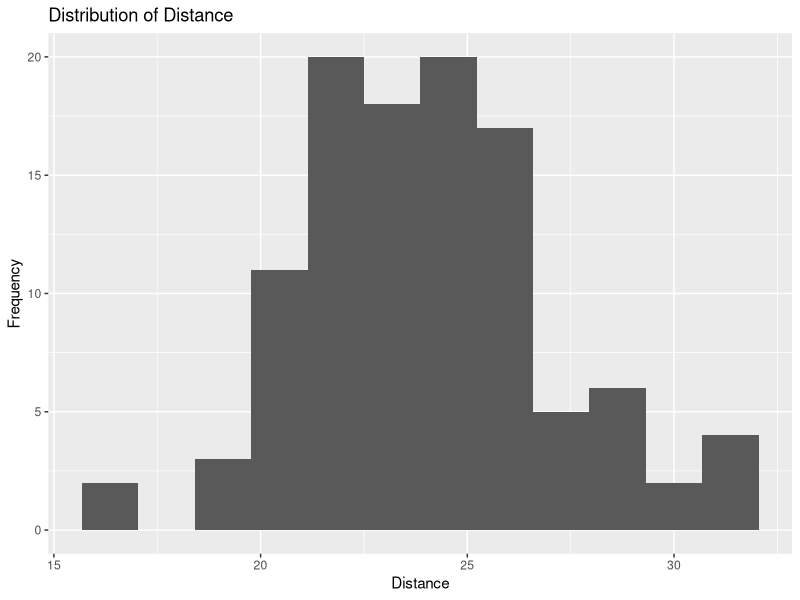
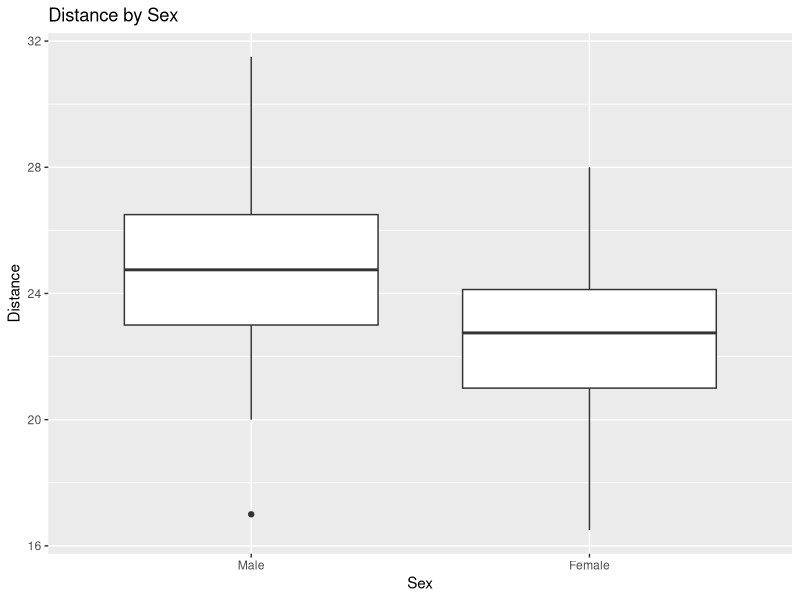
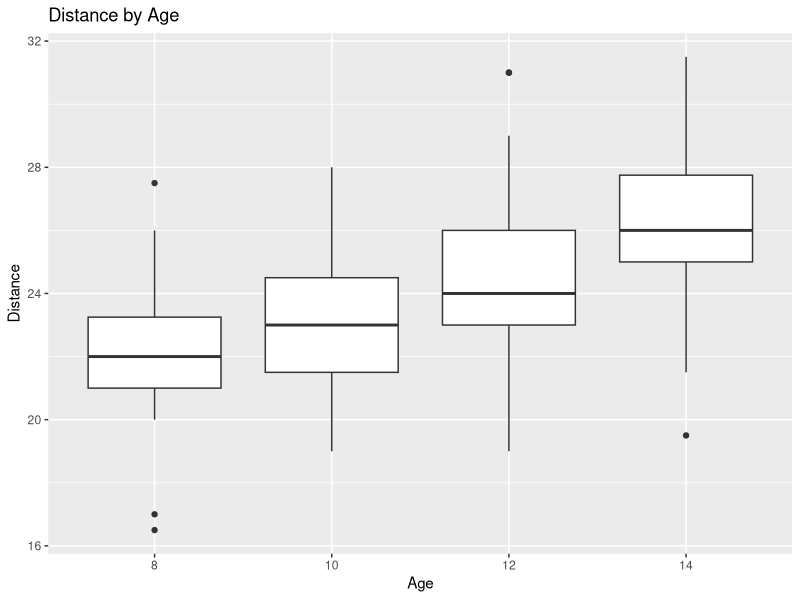
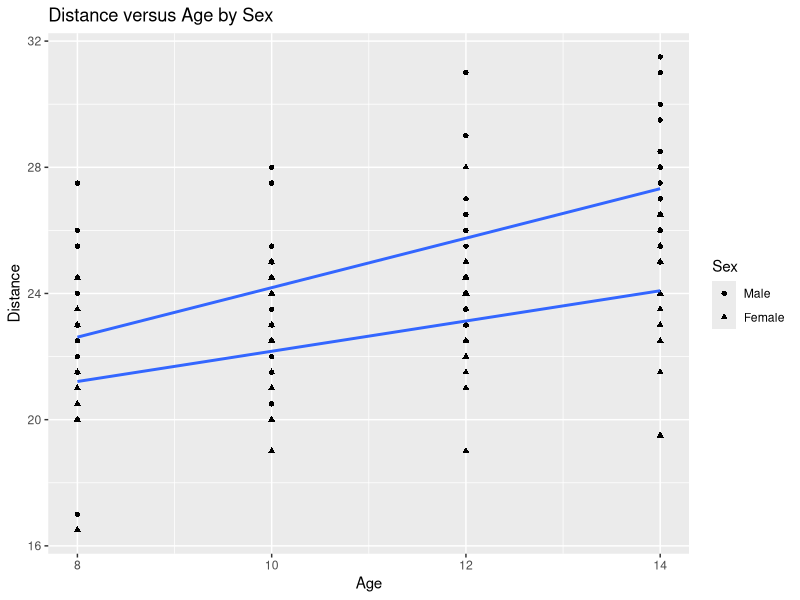
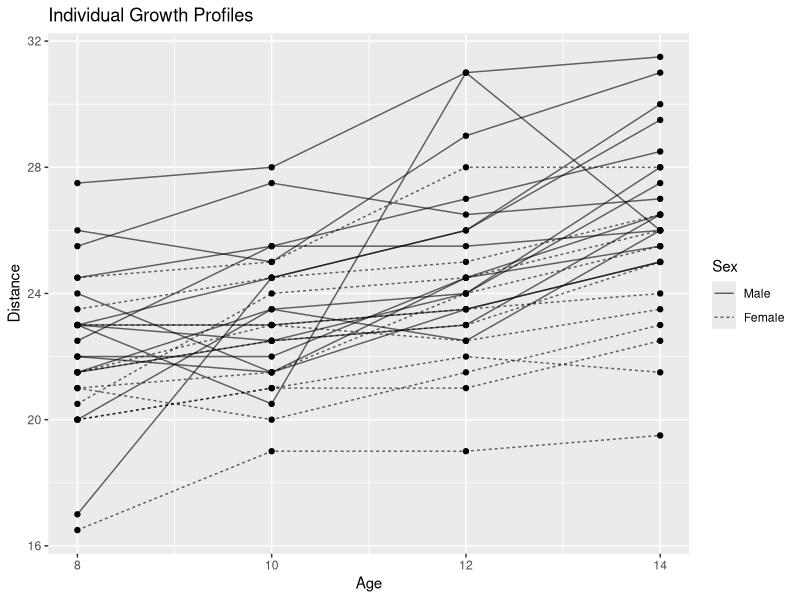
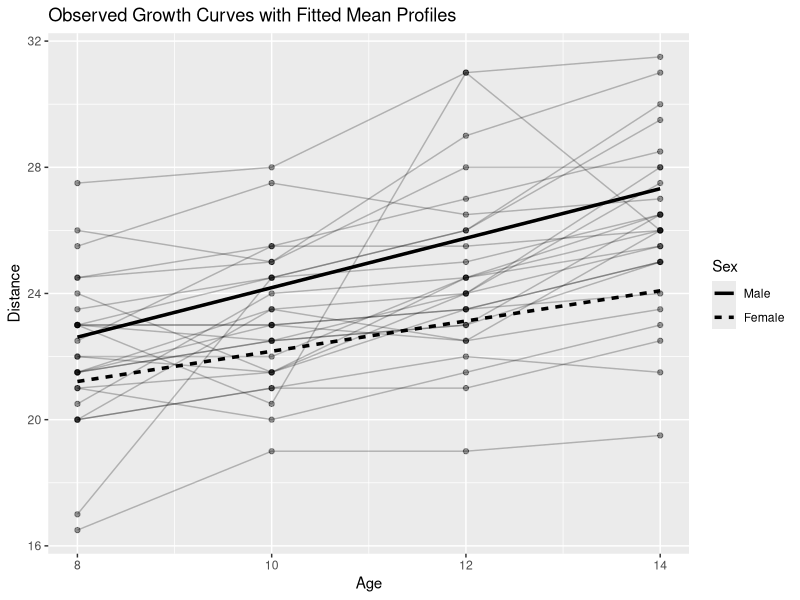
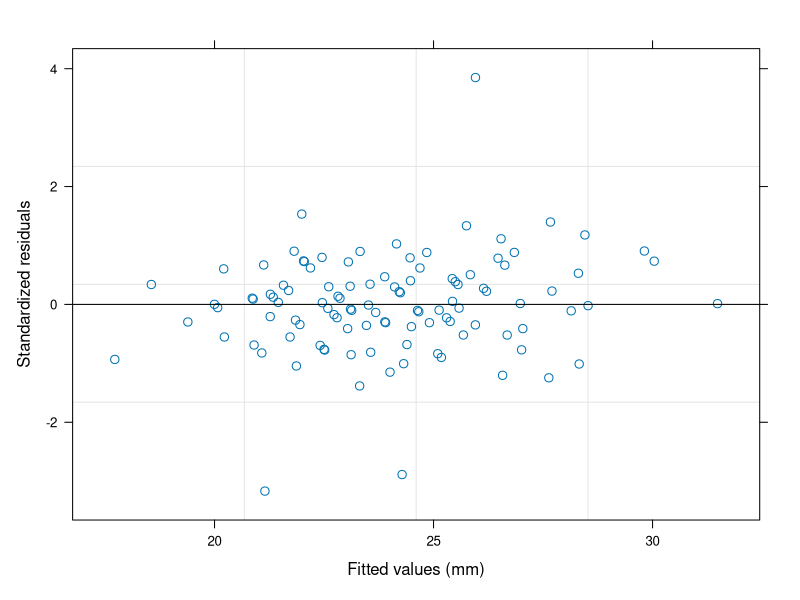
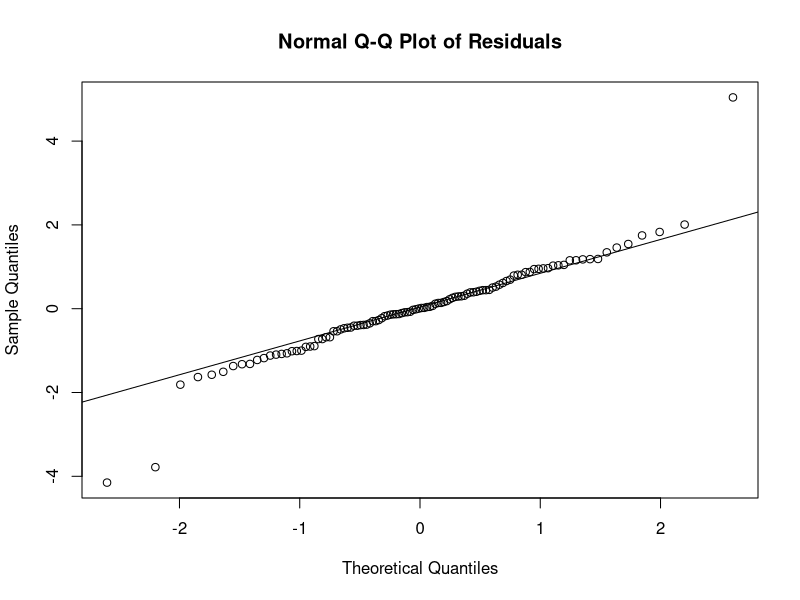

These figures' R source, in order:
## ---- chunk 1
library(nlme)
library(dplyr)
library(ggplot2)
library(knitr)
library(kableExtra)
## ---- chunk 2
data("Orthodont", package = "nlme")
df <- Orthodont
## ---- chunk 3
str(df)
head(df)
summary(df)
## ---- chunk 4
dim(df)
table(df$Sex)
table(df$age)
length(unique(df$Subject))
## ---- chunk 5
var_table <- data.frame(
  Variable = c("distance", "age", "Sex", "Subject"),
  Description = c(
    "Distance from pituitary to pterygomaxillary fissure",
    "Age of child in years",
    "Sex of child (Male/Female)",
    "Child identification number"
  ),
  Type = c("Continuous", "Numeric", "Categorical", "Grouping factor")
)

kable(var_table, caption = "Data Dictionary") %>%
  kable_styling(full_width = FALSE)
## ---- chunk 6
df %>%
  group_by(Sex, age) %>%
  summarise(
    n = n(),
    mean_distance = mean(distance),
    sd_distance = sd(distance),
    min_distance = min(distance),
    max_distance = max(distance),
    .groups = "drop"
  ) %>%
  kable(caption = "Summary Statistics by Sex and Age") %>%
  kable_styling(full_width = FALSE)
## ---- chunk 7
ggplot(df, aes(x = distance)) +
  geom_histogram(bins = 12) +
  labs(
    title = "Distribution of Distance",
    x = "Distance",
    y = "Frequency"
  )
## ---- chunk 8
ggplot(df, aes(x = Sex, y = distance)) +
  geom_boxplot() +
  labs(
    title = "Distance by Sex",
    x = "Sex",
    y = "Distance"
  )
## ---- chunk 9
ggplot(df, aes(x = factor(age), y = distance)) +
  geom_boxplot() +
  labs(
    title = "Distance by Age",
    x = "Age",
    y = "Distance"
  )
## ---- chunk 10
ggplot(df, aes(x = age, y = distance, shape = Sex)) +
  geom_point() +
  geom_smooth(method = "lm", se = FALSE) +
  labs(
    title = "Distance versus Age by Sex",
    x = "Age",
    y = "Distance"
  )
## ---- chunk 11
ggplot(df, aes(x = age, y = distance, group = Subject, linetype = Sex)) +
  geom_line(alpha = 0.6) +
  geom_point() +
  labs(
    title = "Individual Growth Profiles",
    x = "Age",
    y = "Distance"
  )
## ---- chunk 12
m1 <- lme(
  distance ~ age + Sex,
  random = ~ 1 | Subject,
  data = df,
  method = "REML"
)

summary(m1)
## ---- chunk 13
m2 <- lme(
  distance ~ age * Sex,
  random = ~ 1 | Subject,
  data = df,
  method = "REML"
)

summary(m2)
## ---- chunk 14
m3 <- lme(
  distance ~ age * Sex,
  random = ~ age | Subject,
  data = df,
  method = "REML"
)

summary(m3)
## ---- chunk 15
m1_ml <- update(m1, method = "ML")
m2_ml <- update(m2, method = "ML")
m3_ml <- update(m3, method = "ML")
## ---- chunk 16
model_comp <- data.frame(
  Model = c(
    "m1: Random intercept + age + Sex",
    "m2: Random intercept + age * Sex",
    "m3: Random intercept and slope + age * Sex"
  ),
  AIC = c(AIC(m1_ml), AIC(m2_ml), AIC(m3_ml)),
  BIC = c(BIC(m1_ml), BIC(m2_ml), BIC(m3_ml)),
  logLik = c(logLik(m1_ml), logLik(m2_ml), logLik(m3_ml))
)

kable(model_comp, digits = 3, caption = "Model Comparison Using AIC, BIC and Log-Likelihood") %>%
  kable_styling(full_width = FALSE)
## ---- chunk 17
anova(m1_ml, m2_ml, m3_ml)
## ---- chunk 18
final_model <- m3
summary(final_model)
## ---- chunk 19
fixed_tab <- summary(final_model)$tTable
fixed_tab <- as.data.frame(fixed_tab)
fixed_tab$Term <- rownames(fixed_tab)
fixed_tab <- fixed_tab[, c("Term", "Value", "Std.Error", "DF", "t-value", "p-value")]

kable(fixed_tab, digits = 4, caption = "Fixed Effects from the Final Model") %>%
  kable_styling(full_width = FALSE)
## ---- chunk 20
VarCorr(final_model)
## ---- chunk 21
newdat <- expand.grid(
  age = seq(8, 14, by = 1),
  Sex = levels(df$Sex)
)

newdat$pred <- predict(final_model, newdata = newdat, level = 0)

ggplot(df, aes(x = age, y = distance, group = Subject)) +
  geom_line(alpha = 0.25) +
  geom_point(alpha = 0.4) +
  geom_line(
    data = newdat,
    aes(x = age, y = pred, group = Sex, linetype = Sex),
    linewidth = 1.2
  ) +
  labs(
    title = "Observed Growth Curves with Fitted Mean Profiles",
    x = "Age",
    y = "Distance"
  )
## ---- chunk 22
plot(final_model, resid(., type = "pearson") ~ fitted(.),
     abline = 0)
## ---- chunk 23
qqnorm(resid(final_model), main = "Normal Q-Q Plot of Residuals")
qqline(resid(final_model))
## ---- chunk 24
re <- ranef(final_model)

qqnorm(re[,1], main = "Q-Q Plot of Random Intercepts")
qqline(re[,1])
## ---- chunk 25
if(ncol(re) > 1){
  qqnorm(re[,2], main = "Q-Q Plot of Random Slopes")
  qqline(re[,2])
}
## ---- chunk 26
data.frame(
  Statistic = c("AIC", "BIC", "logLik"),
  Value = c(AIC(final_model), BIC(final_model), logLik(final_model))
) %>%
  kable(digits = 3, caption = "Fit Statistics for the Final Model") %>%
  kable_styling(full_width = FALSE)
